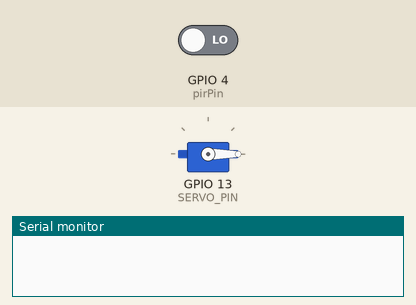
Bench run of a sketch on a simulated ESP32. On the bench: servo, the last lines printed to the serial monitor. The test bench sets the inputs (shaded band); at power-on: GPIO 4 (pirPin) LOW.

Above: at 2.2 s.
2.3 s: GPIO 4 (pirPin) driven HIGH
At 3.2 s:
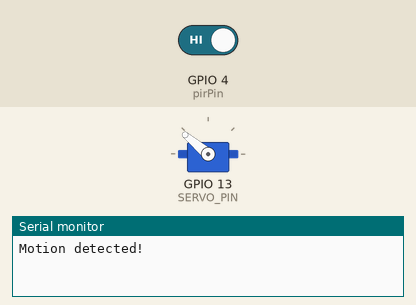
Timing chart, 0 to 18.8 s (numbered marks = the images above; inputs shaded):
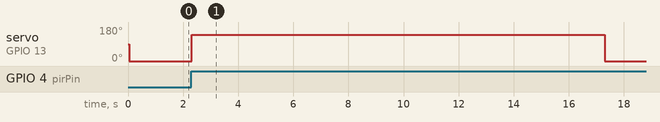

Measured:
- after the input at 2.3 s, servo on GPIO 13 (SERVO_PIN): 0° → 140° at once, → 0° 15.0 s later

The sketch:

laduu.ino
```cpp
#include <ESP32Servo.h>
#include <Wire.h>
#include <MFRC522.h>

#define SERVO_PIN 13      // Pin connected to the servo control wire
#define RFID_SS_PIN 5      // Pin connected to the RFID module's SDA/SS line
#define RFID_RST_PIN 14    // Pin connected to the RFID module's RST line

#define pirPin  4  // define the PIR sensor input pin
int pirState = LOW;  // variable to store PIR sensor state
int val = 0;  // variable to store the PIR sensor value
unsigned long lastMotionTime = 1;  // variable to store the time of the last motion detection

Servo myServo;

MFRC522 rfid(RFID_SS_PIN, RFID_RST_PIN);  // Create an MFRC522 object

// Replace this with the UID of your authorized RFID card
byte authorizedCardUID[] = {0xC3, 0xF0, 0xCA, 0x0F};

void setup(){
  Serial.begin(115200);
  myServo.attach(SERVO_PIN);  // Attach the servo to the specified pin
 pinMode(pirPin, INPUT);
  SPI.begin();               // Initialize SPI communication for RFID module
  rfid.PCD_Init();           // Initialize RFID module

  // Move the servo to 0 degrees at startup
  myServo.write(0);
  delay(1000);
}

bool isAuthorized() {
  if (rfid.PICC_IsNewCardPresent() && rfid.PICC_ReadCardSerial()) {
    // Compare the card UID with the authorized UID
    if (memcmp(rfid.uid.uidByte, authorizedCardUID, rfid.uid.size) == 0) {
      Serial.println("Authorized access");
      return true;
    } else {
      Serial.println("Unauthorized access");
      return false;
    }
  }
  return false;
}

void loop(){
  if (isAuthorized()) {
    // Rotate the servo to 90 degrees over 15 seconds
    for (int angle = 0; angle <= 140; angle++) {
      myServo.write(angle);
      delay(1500 / 900);  // 15 seconds divided by 90 steps
    }

    delay(15000);  // Wait for 2 seconds

    // Return the servo to 0 degrees
    myServo.write(0);

    // Print a message
    Serial.println("Servo movement complete");

    // Wait for a moment before checking for another RFID card
    delay(1000);
  }

  val = digitalRead(pirPin);  // read PIR sensor value

  if (val == HIGH) {  // motion detected
    if (pirState == LOW) {
      Serial.println("Motion detected!");
      myServo.write(140);  // rotate servo to 180 degrees (or any desired position)
      delay(15000);  // wait for 5 seconds
      myServo.write(0);  // rotate servo back to 0 degrees
      pirState = HIGH;  // update PIR sensor state
      lastMotionTime = millis();  // record the time of the last motion detection
    }
  } else {
    if (pirState == HIGH) {
      unsigned long elapsedTime = millis() - lastMotionTime;
      if (elapsedTime >= 1000) {  // if 30 seconds have passed since the last motion detection
        Serial.println("Motion ended. Returning to initial position.");
        myServo.write(0);  // rotate servo back to 0 degrees
        pirState = LOW;  // update PIR sensor state
      }
    }
  }
}
```
